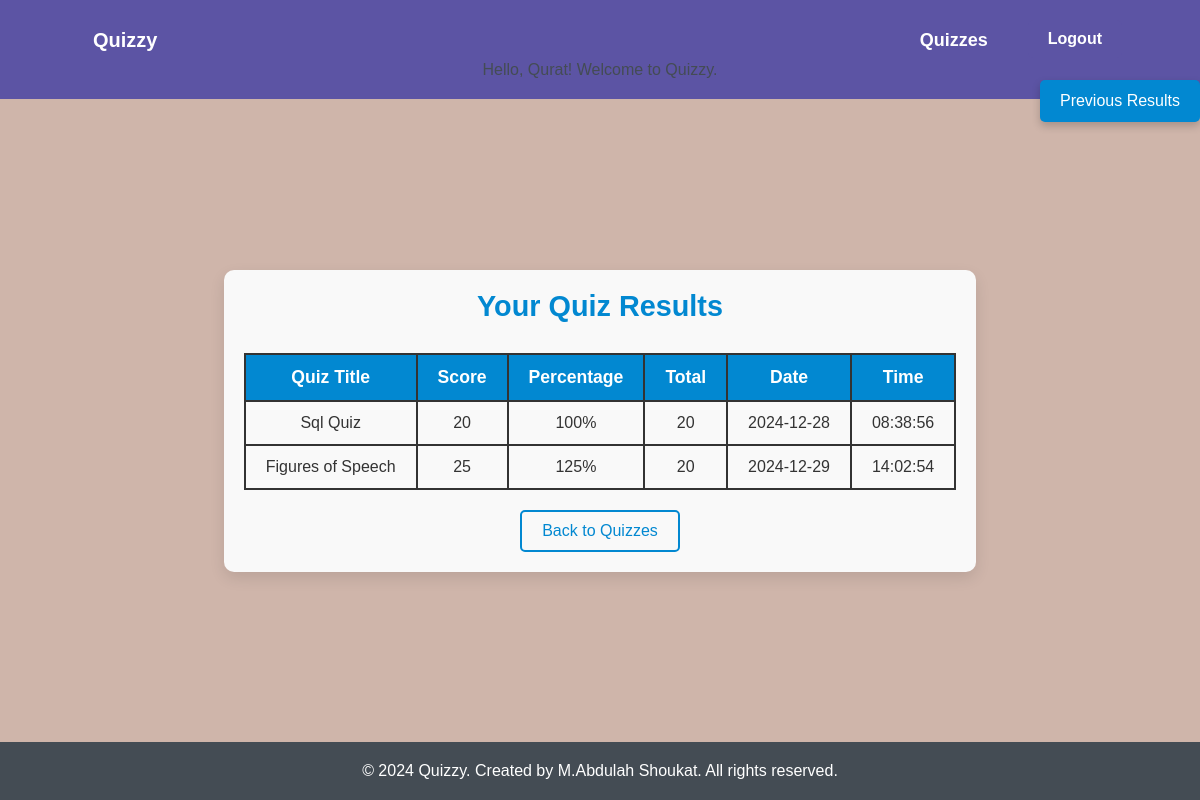
The page /quiz/prevoius_results (signed in) on the database its author committed.
### quizSystem/models.py (models this page shows, shortened)
class UserQuizResult(models.Model):
    user = models.ForeignKey(User, on_delete=models.CASCADE)
    quiz = models.ForeignKey(quiz, on_delete=models.CASCADE)
    score = models.IntegerField()
    Total_marks = models.IntegerField()
    completion_time = models.DateTimeField(auto_now_add=True)

class quiz(models.Model):
    title = models.CharField(max_length=200)
    description = models.TextField()
    created_at = models.DateTimeField(auto_now_add=True)
    updated_at = models.DateTimeField(auto_now=True)

### quizSystem/views.py (the view)
# urls.py: path('prevoius_results', views.previous_results, name='prevoius_results'),
@login_required
def previous_results(request):
    results = UserQuizResult.objects.filter(user=request.user)
    for result in results:
        result.percentage = int((result.score / result.Total_marks) * 100) if result.Total_marks > 0 else 0
    context = {
        'results': results  # Context variable with all quiz results
    }
    return render(request, 'previous_results.html', context)

### templates/previous_results.html (shortened to what this page needs)
{% extends "base.html" %}
{% block content %}
<main>
    <div class="result-container">
        <h3>Your Quiz Results</h3>
        <div class="table-container">
            <table>
                <thead>
                    <tr>
                        <th>Quiz Title</th>
                        <th>Score</th>
                        <th>Percentage</th>
                        <th>Total</th>
                        <th>Date</th>
                        <th>Time</th>
                    </tr>
                </thead>
                <tbody>
                    {% for result in results %}
                    <tr>
                        <td>{{ result.quiz.title }}</td>
                        <td>{{ result.score }}</td>
                        <td>{{ result.percentage }}%</td>
                        <td>{{ result.Total_marks }}</td>
                        <td>{{ result.completion_time|date:"Y-m-d" }}</td>
                        <td>{{ result.completion_time|time:"H:i:s" }}</td>
                    </tr>
                    {% empty %}
                    <tr>
                        <td colspan="6">No results found.</td>
                    </tr>
                    {% endfor %}
                </tbody>
            </table>
        </div>
        <a href="{% url 'quiz_list' %}" class="back-to-quizzes">Back to Quizzes</a>
    </div>
</main>
{% endblock %}

### templates/base.html (shortened to what this page needs)
{% load static %}
<!DOCTYPE html>
<html lang="en">
<head>
</head>
<body>
    <header>
        <nav>
            <a href="/">Quizzy</a>
            <div class="auth-links">
                {% if user.is_authenticated %}
                    <a href="/quiz/">Quizzes</a>
                    <form action="{% url 'logout' %}" method="post">
                        <button type="submit" class="logout-btn">Logout</button>
                    </form>
                {% else %}
                    <a href="/authenticate/login/">Login</a>
                    <a href="/authenticate/register/">Register</a>
                {% endif %}
            </div>
        </nav
        {% if user.is_authenticated %}
    <div class="user-info">
        Hello, {{ user }}! Welcome to Quizzy.
{% endif %}
    </header>
    {% block content %}
    {% endblock %}
    <footer>
        <p>&copy; 2024 Quizzy. Created by M.Abdulah Shoukat. All rights reserved.</p>
    </footer>
    {% if user.is_authenticated %}
    <a href="/quiz/prevoius_results" class="previous-results-btn">Previous Results</a>
    {% endif %}
</body>
</html>

### templates/base.html (style rules this page uses)
:root { --purple: #ba34eb; --lavender: #da89f0; --deep-magenta: #5b0b78; --muted-purple: #5c54a4; --beige: #cfb5aa; --dark-blue: #444c54; }
* { margin: 0; padding: 0; box-sizing: border-box; font-family: 'Arial', sans-serif; }
body { background: var(--beige); color: var(--dark-blue); display: flex; flex-direction: column; min-height: 100vh; text-align: center; }
header { background-color: var(--muted-purple); padding: 20px; box-shadow: 0 5px 15px rgba(0, 0, 0, 0.1); }
nav { display: flex; justify-content: space-between; align-items: center; width: 90%; margin: 0 auto; }
nav a { text-decoration: none; font-size: 20px; color: white; font-weight: bold; padding: 8px 15px; transition: background-color 0.3s ease, color 0.3s ease; }
.auth-links { display: flex; gap: 20px; }
.auth-links a { color: white; font-size: 18px; font-weight: bold; padding: 10px 20px; transition: background-color 0.3s ease, color 0.3s ease; }
main { flex: 1; display: flex; justify-content: center; align-items: center; padding: 50px 0; background-color: var(--beige); }
footer { margin-top: auto; padding: 20px; background-color: var(--dark-blue); color: white; text-align: center; }
footer p { margin: 0; }
.logout-btn { background-color: var(--muted-purple); color: white; font-weight: bold; padding: 10px 20px; font-size: 1rem; border-radius: 5px; cursor: pointer; transition: background-color 0.3s ease, transform 0.3s ease; border: none; text-decoration: none; display: inline-block; }
.previous-results-btn { position: fixed; top: 80px; right: 0px;; background-color: #0288d1; color: white; padding: 12px 20px; font-size: 1rem; border-radius: 5px; text-decoration: none; box-shadow: 0px 4px 8px rgba(0, 0, 0, 0.2); transition: background-color 0.3s, transform 0.3s; z-index: 1000; }

### templates/previous_results.html (style rules this page uses)
table { width: 100%; border-collapse: collapse; margin-top: 30px; }
th, td { padding: 12px 20px; text-align: center; font-size: 1rem; border: 2px solid #333; }
th { background-color: #0288d1; color: white; font-size: 1.1rem; }
td { color: #333; }
tr { border-bottom: 2px solid #ddd; }
.result-container { margin-top: 50px; padding: 20px; border-radius: 10px; background-color: #f9f9f9; box-shadow: 0px 6px 15px rgba(0, 0, 0, 0.1); max-width: 900px; margin: 0 auto; }
.result-container h3 { font-size: 1.8rem; color: #0288d1; text-align: center; margin-bottom: 20px; }
.back-to-quizzes { font-size: 1rem; color: #0288d1; text-decoration: none; border: 2px solid #0288d1; padding: 10px 20px; border-radius: 5px; display: inline-block; margin-top: 20px; text-align: center; transition: background-color 0.3s, color 0.3s; }

### rows shown on the page
UserQuizResult: quiz "Sql Quiz", score "20", percentage "100", Total_marks "20", completion_time "2024-12-28", completion_time "08:38:56"
UserQuizResult: quiz "Figures of Speech", score "25", percentage "125", Total_marks "20", completion_time "2024-12-29", completion_time "14:02:54"

### other values the page prints
{{ user }} "Qurat"
